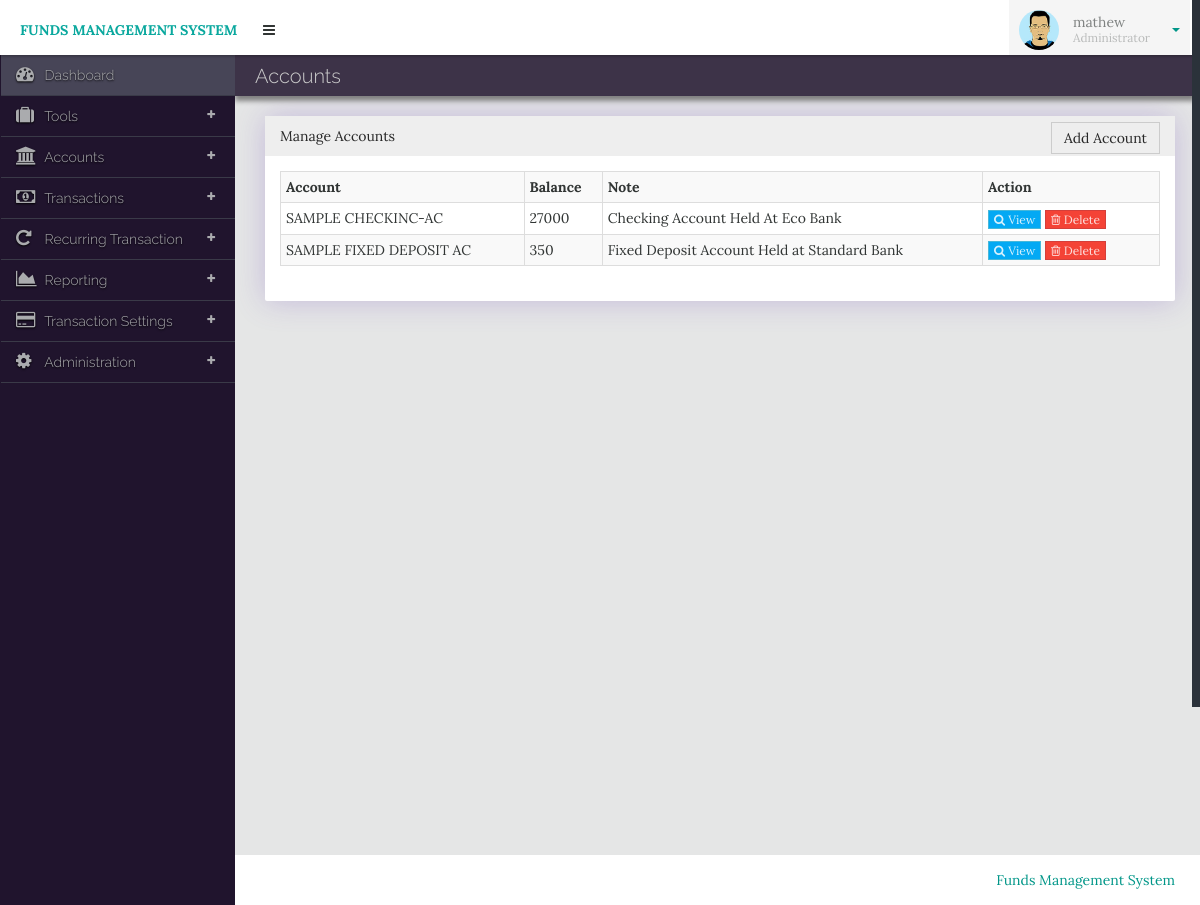
Page /Admin/manageAccount (signed in) on the committed database.
### tables this page shows
CREATE TABLE `accounts` (
  `accounts_id` int(11) NOT NULL AUTO_INCREMENT,
  `accounts_name` varchar(30) NOT NULL,
  `opening_balance` double NOT NULL,
  `note` text NOT NULL,
  `user_id` int(11) NOT NULL,
  PRIMARY KEY (`accounts_id`)
);

### application/controllers/Admin.php (called while the page is built, shortened)
<?php
class Admin extends CI_Controller {
    public function __construct() {
		$this->load->database();
        $this->load->model('Adminmodel');
        $this->load->library('form_validation');
    }
     public function manageAccount($action='')
	{
        $data=array();
        $data['accounts']=$this->Adminmodel->getAllAccounts();
        if($action=='asyn'){
        $this->load->view('theme/manage_account',$data);
        }else if($action==''){
	    $this->load->view('theme/include/header');
		$this->load->view('theme/manage_account',$data);
		$this->load->view('theme/include/footer');
        }
	}
}

### index.php (called while the page is built, shortened)
<?php
require_once BASEPATH.'core/CodeIgniter.php';

### application/models/Adminmodel.php (called while the page is built, shortened)
<?php
class AdminModel extends CI_Model{
public function getAllAccounts(){
$this->db->select('*');
$this->db->from('accounts');
$this->db->where("user_id",$this->session->userdata('user_id'));
$query_result=$this->db->get();
$result=$query_result->result();
return $result;
}
}

### application/views/theme/manage_account.php (the view, shortened to what this page needs)
<section>
<div class="main-content">
<div class="row">
<div class="inner-contatier">
<div class="col-md-12 col-lg-12 col-sm-12 content-title"><h4>Accounts</h4></div>
<div class="container-fluid">
    <div class="col-md-12 col-lg-12 col-sm-12">
        <div class="panel panel-default">
            <div class="panel-heading">Manage Accounts <div class="add-button">
            <a class="mybtn btn-default asyn-link" href="<?php echo site_url('Admin/addAccount') ?>">Add Account</a>
            </div></div>
            <div class="panel-body manage-client">
                <table class="table table-striped table-bordered table-condensed">
                <th>Account</th><th>Balance</th><th>Note</th><th class="action">Action</th>
                <?php foreach ($accounts as $account) { ?>
                <tr>
                <td><?php echo $account->accounts_name ?></td>
                <td><?php echo $account->opening_balance ?></td>
                <td><?php echo $account->note ?></td>
                <td><a class="mybtn btn-info btn-xs account-edit-btn" href="<?php echo site_url('Admin/editAccount/'.$account->accounts_id) ?>"><i class="fa fa-search"></i> View</a>
                <a class="mybtn btn-danger btn-xs account-remove-btn" href="<?php echo site_url('Admin/addAccount/remove/'.$account->accounts_id) ?>"><i class="fa fa-trash-o"></i> Delete</a></td>
                </tr>
                <?php } ?>
                </table>
            </div>
        </div>
    </div>
</div>
</div>
</div>
</div>
</section>

### theme/css/my-style.css (style rules this page uses)
html { overflow-x: hidden; }
body { background: #e5e6e6; background-size: 100% 100%; color: #313534; font-family: 'Lora', serif; margin: 0; padding: 0; overflow-x: hidden; }
.inner-contatier { min-height: 800px; }
.content-title { height: 41px; background-color: #20142dd9 !important; background: #2B323A; margin-left: -5px; box-shadow: 0px 5px 5px #808080; z-index: 1; margin-bottom: 20px; }
.content-title h4 { font-family: 'Raleway', sans-serif; padding-left: 10px; color: #CCC; font-size:20px; }
.main-content { margin-top: 55px; width: 100%; padding-left: 240px; }
.manage-client { max-height: 705px; overflow: hidden; }
.action { width:177px; }
.add-button { float:right; }

### rows in the picture
accounts: accounts_name "SAMPLE CHECKINC-AC", opening_balance "27000", note "Checking Account Held At Eco Bank"
accounts: accounts_name "SAMPLE FIXED DEPOSIT AC", opening_balance "350", note "Fixed Deposit Account Held at Standard Bank"

### other values in the picture
$this->session->userdata('username') "mathew"
